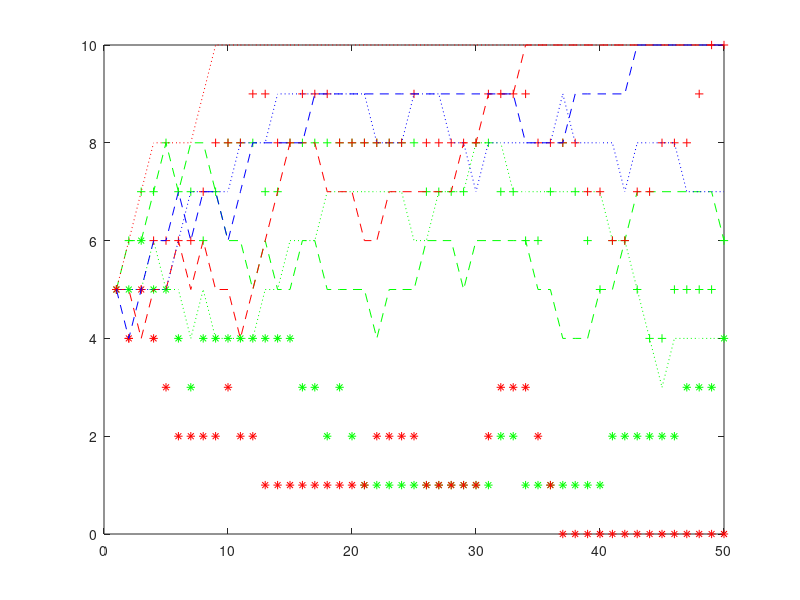

Here is the MATLAB script that generated this plot:
for u = 1:10
%define the population size
N = 10;

% define the starting values of the allele groups 
a0 = 5;
b0 = 5;

%define the number of time steps
t = 50;

%define the vector spaces that will hold the runing values of a and b 
a = zeros(1,t);
b = zeros(1,t);

%define the intial values of the vector spaces
a(1) = a0;
b(1) = b0;

for k = 2:t
    H = k;
    %probability during the current time step an a group will be selected and die 
    p1 = a(k-1)/N;
    %selection of the one that dies depends on a bernoulli trial and will equal either 0 or 1 
    X(k) = binornd(1, p1);
    %if an a doesnt die, then a b dies
    if X(k) == 0
        b(k) = b(k-1)-1;
        % the population size has decreased in b(k), the selection of
        % reproduction must begin, and the p must be updated with the new
        % population
        p2 = a(k-1)/(N-1);
        %selection of the one that reproduces depends on a  bernoulli trial
        %and will equal either 0 or 1
        Y(k) = binornd(1, p2);
        %if b reproduces, then a doesnt
        if Y(k) == 0
            % the a population is the same, and the b population increases
            % by 1
            a(k) = a(k-1);
            b(k) = b(k)+1;
        end
        if Y(k) == 1
            %the a population increases, and the b population stays the
            %same
            a(k) = a(k-1)+1;
            b(k)=b(k);
        end
    end
    %if an a dies, then a b doesnt die
    if X(k) == 1 
        a(k) = a(k-1)-1;
        % the population size has decreased in a(k), the selection of
        % reproduction must begin, and the p must be updated
        p2 = a(k)/(N-1);
        %selection of the one that reproduces depends on a  bernoulli trial
        %and will equal either 0 or 1
        Y(k) = binornd(1, p2);
        %if b reproduces, then a doesnt
        if Y(k) == 0
            % the a population is the same, and b population increases by 1
            a(k) = a(k);
            b(k) = b(k)+1;
        end
        if Y(k) == 1
            %the a population increases, and the b population stays the
            %same
            a(k) = a(k)+1;
            b(k)=b(k-1);
        end
    end
    %if the a population maxes out, or the a population dies out, end the
    %trials and make the values flatline
    if a(k)==N || a(k) == 0
        break
    end
end

%keep the values of a and b constant when they reach stasis
for j = (H+1):t
    a(j) = a(H);
    b(j) = b(H);
end

%create the matrix that will hold the ending values of a through all the
%simulations 

Total(u,:) = a(1,:);
end

%plot the data together to show the different paths the process could take
h=figure;
plot(1:t, Total(1,:), '--g', 1:t, Total(2,:),':g', 1:t, Total(3,:),'+g', 1:t, Total(4,:),'*g', 1:t, Total(5,:),'--r', 1:t, Total(6,:), ':r', 1:t, Total(7,:), '+r', 1:t, Total(8,:),'*r', 1:t, Total(9,:),'--b', 1:t, Total(10,:), ':b') 


